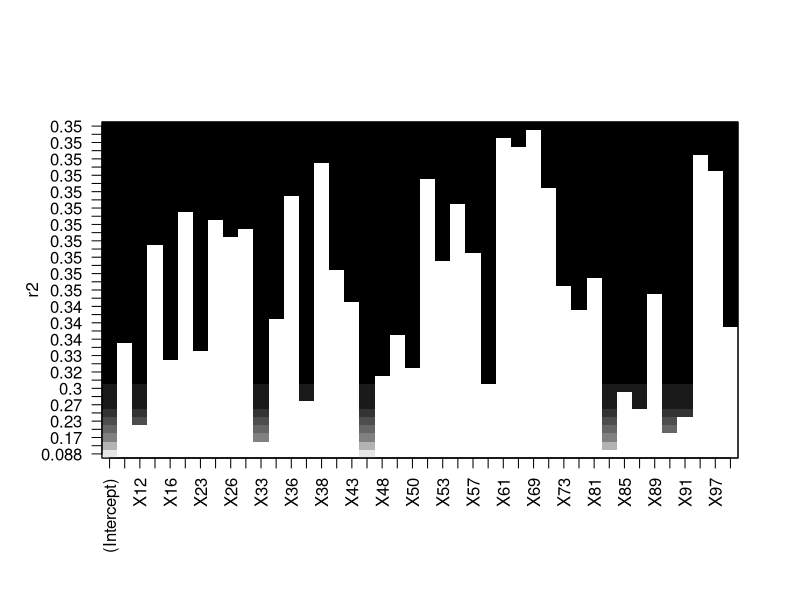

This figure's R source: (Note: this script raises an error after producing the figure.)
#install.packages('leaps')
library('leaps')

# 3 classes sur les données clas_data
# Proportions des classes ?
# 500 observations de 50 variables
clas_data <- read.table('TPN1_a22_clas_app.txt')

# 500 observations de 100 variables
reg_data <- read.table('TPN1_a22_reg_app.txt')

# Matrice de correlation ?

# Partie 1 : Sélection des prédicteurs
# exhaustive ?









cross_valid <- function(data, K) {
  
  reg <- lm(y~., data = data)
  lm_pred <-  summary(reg)$coefficients[,4]<0.001
  lm_pred_names <- names(lm_pred)[lm_pred]
  
  new_data <- data[lm_pred] 
  new_data$y <- data$y
  
  n <- nrow(new_data)
  folds <- sample(1:K, n, replace = TRUE)
  CV <- rep(0,length(new_data))
  
  
  reg.fit <- regsubsets(y~., data=new_data, method = 'forward', nvmax=length(lm_pred_names))
  plot(reg.fit, scale = "r2")
  
  summary(reg.fit)$which
  
  for (i in (1:length(new_data)-1)){
    for (k in (1:K)) {
      names(new_data[summary(reg.fit)$which[i,]])
      #vect <- names(new_data[summary(reg.fit)$which[i,]])
      vect <- new_data[summary(reg.fit)$which[i,]] 
      vect$y <- new_data$y
      reg <- lm(y~.,data=vect[folds!=k,])
      
      pred <- predict(reg,newdata=new_data[folds==k,])
      CV[i] <- CV[i]+ sum((new_data$y[folds==k]-pred)^2)
    }
    CV[i]<-CV[i]/n
  }
  plot(CV)
}





cross_valid(reg_data, 5)
